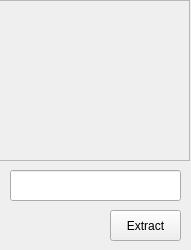
<?xml version="1.0" encoding="UTF-8"?>
<ui version="4.0">
 <class>Form</class>
 <widget class="QWidget" name="Form">
  <property name="geometry">
   <rect>
    <x>0</x>
    <y>0</y>
    <width>191</width>
    <height>250</height>
   </rect>
  </property>
  <property name="windowTitle">
   <string>Form</string>
  </property>
  <widget class="QScrollArea" name="scrollArea">
   <property name="geometry">
    <rect>
     <x>-1</x>
     <y>0</y>
     <width>191</width>
     <height>161</height>
    </rect>
   </property>
   <property name="widgetResizable">
    <bool>true</bool>
   </property>
   <widget class="QWidget" name="scrollAreaWidgetContents">
    <property name="geometry">
     <rect>
      <x>0</x>
      <y>0</y>
      <width>189</width>
      <height>159</height>
     </rect>
    </property>
   </widget>
  </widget>
  <widget class="QLineEdit" name="lineEdit">
   <property name="geometry">
    <rect>
     <x>10</x>
     <y>170</y>
     <width>171</width>
     <height>31</height>
    </rect>
   </property>
  </widget>
  <widget class="QPushButton" name="pushButton">
   <property name="geometry">
    <rect>
     <x>110</x>
     <y>210</y>
     <width>71</width>
     <height>31</height>
    </rect>
   </property>
   <property name="text">
    <string>Extract</string>
   </property>
  </widget>
 </widget>
 <resources/>
 <connections/>
</ui>
